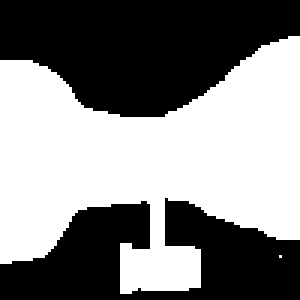
#> input picture numerical_simulations/venturi.png, 100 x 100 px (shown 3 times larger)
$ python '2d gas equation.py'
#> lines starting #> are read from the running program, lines starting #| are printed output that depends on the picture; after the words box and inside, x2 and y2 are one past the last pixel; in counts of white or black regions, pixels touching at a corner belong together
### numerical_simulations/fieldTools.py
# field tools

import numpy as np
# // helper function for object placement //


def derivative(field, axis,dx = 1):
    zero_field = np.zeros_like(field)
    if axis == 0:
        zero_field[1:-1,1:-1]+=(
            (field[2:, 1:-1] - field[:-2, 1:-1]) / (2 * dx)
            )

        return zero_field

    elif axis == 1:
       zero_field[1:-1,1:-1]+=(
           (field[1:-1, 2:] - field[1:-1, :-2]) / (2 * dx)
           )

       return zero_field
    elif axis == 2:
        return (
            derivative(field, 0,dx)+
            derivative(field, 1,dx)
        )


def second_derivative(field, axis,dx = 1):
    zero_field = np.zeros_like(field)
    match axis:
        case 0:
            zero_field[1:-1,1:-1]+= (
                (field[2:, 1:-1] + field[:-2, 1:-1] - 2 * field[1:-1, 1:-1]) / dx**2
                )
            return zero_field

        case 1:
            zero_field[1:-1,1:-1]+=(
                (field[1:-1, 2:] + field[1:-1, :-2] - 2 * field[1:-1, 1:-1]) / dx**2
                )
            return zero_field

        case 2:
            return (
                second_derivative(field, 0,dx)+
                second_derivative(field, 1,dx)
            )

# [52 lines left out: functions average, fullBoundary2d, not called in this run]

def flux(field, u,v,dx = 1):

        zeros  = np.zeros_like(field)

        zeros[1:-1,1:-1]  += (
        ( (u[:-2,1:-1]*field[:-2,1:-1]) -
        (u[2:,1:-1]*field[2:,1:-1]) )/(2*dx) +

        ((v[1:-1,:-2]*field[1:-1,:-2]) -
         (v[1:-1,2:]*field[1:-1,2:]))/(2*dx)
        )
        return zeros


def place_sphere(pos, radius, field, value):
    x = np.arange(field.shape[0]) - pos[0]
    y = np.arange(field.shape[1]) - pos[1]

    xx, yy = np.meshgrid(x, y, indexing="ij")
    mask = xx**2 + yy**2 <= radius**2

    field[mask] = value
    return field


def place_box(pos, side, field, value):
    field[pos[0]-side:pos[0]+side,pos[1]-side:pos[1]+side] = value
    return field


# [28 lines left out: functions random_smooth_field, fitzhug_nagumo_react, not called in this run]


### numerical_simulations/2d gas equation.py
#2d gas equation
import numpy as np
import matplotlib.pyplot as plt
from matplotlib import animation
from fieldTools import derivative, second_derivative, flux, place_sphere
from PIL import Image
import os
os.chdir(os.path.dirname(os.path.abspath(__file__)))

plt.style.use('dark_background')

#constants


img = Image.open("venturi.png").convert('L')
#> img: PIL image 100x100 L; 51.7% white; 2 black regions, box (x1, y1, x2, y2) and area: (0, 0, 100, 39) 2772, (0, 66, 100, 100) 2056
bright = np.array(img).astype(np.float32) / 255.0
bright = 1-bright
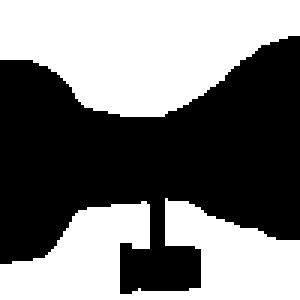
#> bright: shape (100, 100) float32 (shown 3 times larger); values 0 (black) and 1 (white), 48.3% white; 2 white regions, box (x1, y1, x2, y2) and area: (0, 0, 100, 39) 2772, (0, 66, 100, 100) 2056


bright = np.ones([100,100])


#bright = np.zeros([50,50])
base_density = 70
max_speed = 1
density_range = 1

dt = 0.1
vd = 0.1
dd = 0.7
td = 0.1
id = 0.1

fw = 0
dw = 1

dx = 1
t_buoyancy = -0.01
steps = 2000
substeps = 30
gravity = 0.0
g = 0.00

#derivatves

#restriction

velocity_region = (-max_speed,max_speed)
density_region = (base_density-density_range,base_density+density_range)

#fields


# Define the curve: centered horizontally

density = np.ones_like(bright)*base_density
velocity_u = np.ones_like(bright)*0
velocity_v = np.ones_like(bright)*1

x = np.arange(bright.shape[0])
y = np.arange(bright.shape[1])
x, y= np.meshgrid(x,y)


ink = np.zeros_like(bright)
heat = np.zeros_like(bright)


figure,ax = plt.subplots(1,1,figsize=(10,5))
# [10 lines of commented-out code are left out]


mask = []
flip = 0
value = 1

ink[90:,50:55] = 2
velocity_v[90:,50:70] = 0

current_percent = -1
def solve(n):

#> called with n = 0
    global velocity_v
    global velocity_u
    global heat
    global density
    global ink
    global current_percent

    percent = round((n/steps)*100)
    if (percent != current_percent):
        current_percent = percent

        print(f"running: {percent}%")

    for step in range(substeps):


        #dbx = abs(derivative(bright,0))>0.1
        #dby = abs(derivative(bright,1))>0.1

        #velocity_u[bright > 0.5] = 0
        #velocity_v[bright > 0.5] = 0
        #ink[bright > 0.5] = 0

        #ink[90:,50:55] = 1


        wall = np.zeros_like(velocity_u)
        wall = place_sphere([51,50],15,wall,1)

        velocity_u[wall>0] = 0
        velocity_v[wall>0] = 0
        ink[wall>0] = 0

        ink[40:45,:3 ] = 1
        ink[65:70,:3 ] = 1


        #heat[-2:,3:] = 2

        pressure = np.zeros_like(density)
        div = derivative(velocity_u,0) + derivative(velocity_u,1)


        dux = derivative(velocity_u, 1)
        duy = derivative(velocity_u, 0)

        d2ux = second_derivative(velocity_u, 1)
        d2uy = second_derivative(velocity_u, 0)

        dvx = derivative(velocity_v, 1)
        dvy = derivative(velocity_v, 0)
        d2vx = second_derivative(velocity_v, 1)
        d2vy = second_derivative(velocity_v, 0)


        ddx = derivative(density, 1)
        ddy = derivative(density, 0)
        d2dx = second_derivative(density, 1)
        d2dy = second_derivative(density, 0)

        dix = derivative(ink, 1)
        diy = derivative(ink, 0)
        d2ix = second_derivative(ink, 1)
        d2iy = second_derivative(ink, 0)


        dtx = derivative(heat, 1)
        dty = derivative(heat, 0)
        d2tx = second_derivative(heat, 1)
        d2ty = second_derivative(heat, 0)


        ddt = -(
            dux*density + dvy*density +
            ddx*velocity_u + ddy*velocity_v -
            (d2dx+d2dy)*dd
        )/density


        dut = -(
            dux*velocity_u + duy*velocity_v+
            ddx - (d2ux+d2uy)*vd
            )


        dvt = -(
            dvx*velocity_u +  dvy*velocity_v+
            ddy  - (d2vx+d2vy)*vd
            )


        dit = -(
            -flux(ink,velocity_u,velocity_v)-
            (d2ix + d2iy)*id
            )

        dtt = -(
            dtx*velocity_u +  dty*velocity_v-
            (d2tx + d2ty)*td
            )


        density += ddt*dt

        velocity_u += dut*dt
        velocity_v += dvt*dt


        ink += dit*dt
        heat += dtt*dt

        #velocity_u += heat*t_buoyancy*dt


        #clear failures:


        #constrains
        velocity_u[:,:] = np.clip(velocity_u,velocity_region[0],velocity_region[1])
        velocity_v[:,:] = np.clip(velocity_v,velocity_region[0],velocity_region[1])

        density[:,:] = np.clip(density,density_region[0],density_region[1])
        ink[:,:] = np.clip(ink,0,2)
        heat[:,:] = np.clip(heat,-2,2)

        # Left boundary:
        velocity_u[:, 0] = 0
        velocity_v[:, 0] = velocity_v[:,1]
        density[:, 0] = base_density
        heat[:, 0] = 0
        ink[:, 0] = 0

        #Right boundary:
        velocity_u[:, -1] = 0
        velocity_v[:, -1] =  velocity_v[:,-2]
        density[:, -1] = base_density
        heat[:, -1] = heat[:, -2]
        ink[:, -1] = ink[:, -2]

        # top boundary:
        velocity_u[0, :] = 0
        velocity_v[0, :] = 0
        density[0, :] = base_density
        heat[0, :] = heat[1, :]
        ink[0, :] = ink[1, :]

        #bottom boundaries
        velocity_u[-1, :] = 0
        velocity_v[-1, :] = 0
        density[-1, :] = base_density
        heat[-1, :] = heat[-2, :]
        ink[-1, :] = ink[-2, :]


    mag = np.sqrt(velocity_u**2 + velocity_v**2)
    curl = (duy - dvx)*10
    div = flux(np.ones_like(ink),velocity_u,velocity_v)

    deviation = np.sqrt(d2dx**2 + d2dy**2)

    #integrated_along = (velocity_v.sum(axis=1)*(dx))/(((1-bright).sum()))
    #integrated_across = (velocity_v.sum(axis=0)*(dx))/((1-bright).sum())
    #integrated_ink = (ink.sum(axis=0)*(dx))/(bright.shape[0])

    plt.cla()
    plt.imshow((density-density.mean())*100,vmax = 1,vmin=-1,cmap="seismic")
    # [5 lines of commented-out code are left out]


if __name__ == "__main__":
    path = "2d_flow_past_circle_coutourf"
    gif_path = path + '.gif'
    mp4_path = path + '.mp4'
    writer = animation.PillowWriter(fps=30,bitrate=400)
    print("running")
    data = animation.FuncAnimation(figure,solve, frames = steps, interval = 1)
    plt.show()
    print("saving")
    data.save(gif_path,writer = writer)
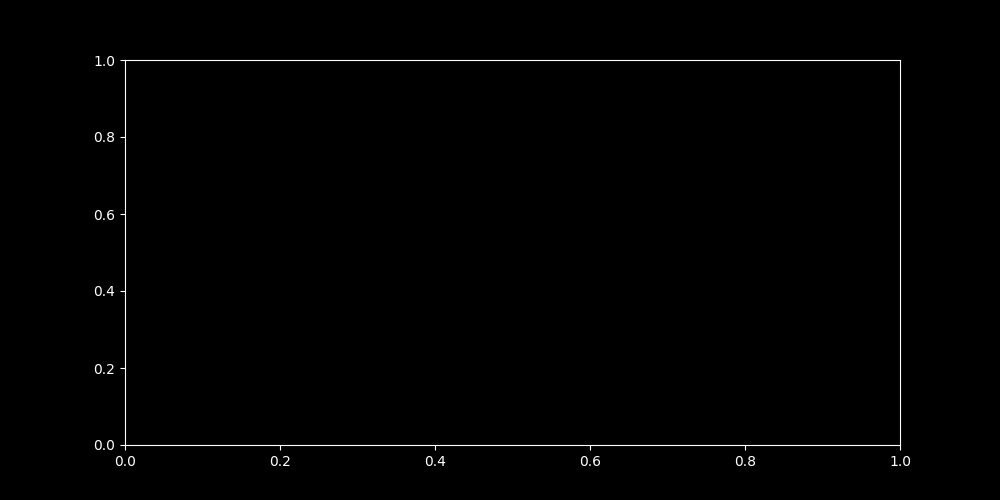
#> saved as 2d_flow_past_circle_coutourf.gif: PIL image 1000x500 RGBA; mean R, G, B, A 1.7, 1.7, 1.7, 255
#> (the run stopped early here; a loop or call above may not have finished)
